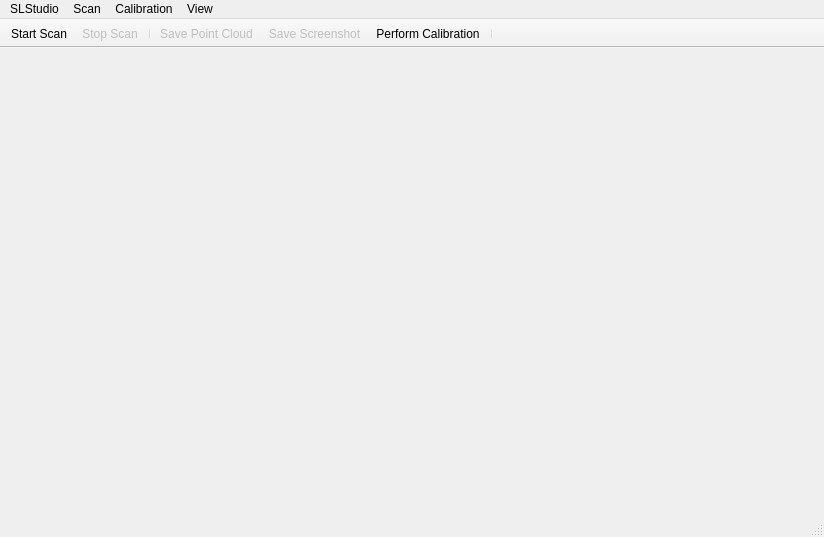
<?xml version="1.0" encoding="UTF-8"?>
<ui version="4.0">
 <class>SLStudio</class>
 <widget class="QMainWindow" name="SLStudio">
  <property name="geometry">
   <rect>
    <x>0</x>
    <y>0</y>
    <width>824</width>
    <height>537</height>
   </rect>
  </property>
  <property name="windowTitle">
   <string>SLStudio</string>
  </property>
  <property name="autoFillBackground">
   <bool>false</bool>
  </property>
  <widget class="QWidget" name="centralWidget">
   <property name="acceptDrops">
    <bool>false</bool>
   </property>
   <property name="layoutDirection">
    <enum>Qt::LeftToRight</enum>
   </property>
   <layout class="QGridLayout" name="gridLayout">
    <item row="0" column="0">
     <widget class="SLPointCloudWidget" name="pointCloudWidget" native="true">
      <property name="enabled">
       <bool>true</bool>
      </property>
      <property name="layoutDirection">
       <enum>Qt::LeftToRight</enum>
      </property>
      <property name="autoFillBackground">
       <bool>false</bool>
      </property>
     </widget>
    </item>
   </layout>
  </widget>
  <widget class="QMenuBar" name="menuBar">
   <property name="geometry">
    <rect>
     <x>0</x>
     <y>0</y>
     <width>824</width>
     <height>25</height>
    </rect>
   </property>
   <widget class="QMenu" name="menuCalibration">
    <property name="title">
     <string>Calibration</string>
    </property>
    <addaction name="actionLoadCalibration"/>
    <addaction name="actionExportCalibration"/>
    <addaction name="actionCalibration"/>
   </widget>
   <widget class="QMenu" name="menuSLStudio">
    <property name="title">
     <string>SLStudio</string>
    </property>
    <addaction name="actionPreferences"/>
    <addaction name="actionQuit"/>
    <addaction name="actionAbout"/>
   </widget>
   <widget class="QMenu" name="menuScan">
    <property name="title">
     <string>Scan</string>
    </property>
    <addaction name="actionStart"/>
    <addaction name="actionStop"/>
    <addaction name="actionSavePointCloud"/>
    <addaction name="actionSaveScreenshot"/>
   </widget>
   <widget class="QMenu" name="menuView">
    <property name="title">
     <string>View</string>
    </property>
    <addaction name="actionUpdatePointClouds"/>
   </widget>
   <addaction name="menuSLStudio"/>
   <addaction name="menuScan"/>
   <addaction name="menuCalibration"/>
   <addaction name="menuView"/>
  </widget>
  <widget class="QToolBar" name="toolBar">
   <property name="enabled">
    <bool>true</bool>
   </property>
   <property name="font">
    <font>
     <italic>false</italic>
     <strikeout>false</strikeout>
    </font>
   </property>
   <property name="windowTitle">
    <string>toolBar</string>
   </property>
   <property name="movable">
    <bool>false</bool>
   </property>
   <property name="toolButtonStyle">
    <enum>Qt::ToolButtonTextUnderIcon</enum>
   </property>
   <attribute name="toolBarArea">
    <enum>TopToolBarArea</enum>
   </attribute>
   <attribute name="toolBarBreak">
    <bool>false</bool>
   </attribute>
   <addaction name="actionStart"/>
   <addaction name="actionStop"/>
   <addaction name="separator"/>
   <addaction name="actionSavePointCloud"/>
   <addaction name="actionSaveScreenshot"/>
   <addaction name="actionCalibration"/>
   <addaction name="separator"/>
  </widget>
  <widget class="QStatusBar" name="statusBar"/>
  <action name="actionQuit">
   <property name="text">
    <string>&amp;Quit</string>
   </property>
   <property name="menuRole">
    <enum>QAction::QuitRole</enum>
   </property>
  </action>
  <action name="actionStart">
   <property name="text">
    <string>Start Scan</string>
   </property>
  </action>
  <action name="actionStop">
   <property name="enabled">
    <bool>false</bool>
   </property>
   <property name="text">
    <string>Stop Scan</string>
   </property>
  </action>
  <action name="actionCalibration">
   <property name="text">
    <string>Perform Calibration</string>
   </property>
  </action>
  <action name="actionLoadCalibration">
   <property name="text">
    <string>Load Calibration</string>
   </property>
  </action>
  <action name="actionExportCalibration">
   <property name="text">
    <string>Export Calibration</string>
   </property>
  </action>
  <action name="actionPreferences">
   <property name="text">
    <string>&amp;Preferences</string>
   </property>
  </action>
  <action name="actionSavePointCloud">
   <property name="enabled">
    <bool>false</bool>
   </property>
   <property name="text">
    <string>Save Point Cloud</string>
   </property>
  </action>
  <action name="actionSaveScreenshot">
   <property name="enabled">
    <bool>false</bool>
   </property>
   <property name="text">
    <string>Save Screenshot</string>
   </property>
  </action>
  <action name="actionTracking">
   <property name="enabled">
    <bool>false</bool>
   </property>
   <property name="text">
    <string>Start Tracking</string>
   </property>
  </action>
  <action name="actionAbout">
   <property name="text">
    <string>About</string>
   </property>
   <property name="menuRole">
    <enum>QAction::AboutRole</enum>
   </property>
  </action>
  <action name="actionTracker">
   <property name="checkable">
    <bool>true</bool>
   </property>
   <property name="checked">
    <bool>true</bool>
   </property>
   <property name="text">
    <string>Tracker</string>
   </property>
  </action>
  <action name="actionUpdatePointClouds">
   <property name="checkable">
    <bool>true</bool>
   </property>
   <property name="checked">
    <bool>true</bool>
   </property>
   <property name="text">
    <string>Update Point Clouds</string>
   </property>
  </action>
 </widget>
 <layoutdefault spacing="6" margin="11"/>
 <customwidgets>
  <customwidget>
   <class>SLPointCloudWidget</class>
   <extends>QWidget</extends>
   <header>SLPointCloudWidget.h</header>
   <container>1</container>
   <slots>
    <slot>saveScreenShot()</slot>
    <slot>savePointCloud()</slot>
   </slots>
  </customwidget>
 </customwidgets>
 <resources/>
 <connections>
  <connection>
   <sender>actionStart</sender>
   <signal>triggered()</signal>
   <receiver>SLStudio</receiver>
   <slot>onActionStart()</slot>
   <hints>
    <hint type="sourcelabel">
     <x>-1</x>
     <y>-1</y>
    </hint>
    <hint type="destinationlabel">
     <x>450</x>
     <y>387</y>
    </hint>
   </hints>
  </connection>
  <connection>
   <sender>actionStop</sender>
   <signal>triggered()</signal>
   <receiver>SLStudio</receiver>
   <slot>onActionStop()</slot>
   <hints>
    <hint type="sourcelabel">
     <x>-1</x>
     <y>-1</y>
    </hint>
    <hint type="destinationlabel">
     <x>457</x>
     <y>374</y>
    </hint>
   </hints>
  </connection>
  <connection>
   <sender>actionQuit</sender>
   <signal>triggered()</signal>
   <receiver>SLStudio</receiver>
   <slot>close()</slot>
   <hints>
    <hint type="sourcelabel">
     <x>-1</x>
     <y>-1</y>
    </hint>
    <hint type="destinationlabel">
     <x>450</x>
     <y>387</y>
    </hint>
   </hints>
  </connection>
  <connection>
   <sender>actionCalibration</sender>
   <signal>triggered()</signal>
   <receiver>SLStudio</receiver>
   <slot>onActionCalibration()</slot>
   <hints>
    <hint type="sourcelabel">
     <x>-1</x>
     <y>-1</y>
    </hint>
    <hint type="destinationlabel">
     <x>450</x>
     <y>387</y>
    </hint>
   </hints>
  </connection>
  <connection>
   <sender>actionPreferences</sender>
   <signal>triggered()</signal>
   <receiver>SLStudio</receiver>
   <slot>onActionPreferences()</slot>
   <hints>
    <hint type="sourcelabel">
     <x>-1</x>
     <y>-1</y>
    </hint>
    <hint type="destinationlabel">
     <x>450</x>
     <y>387</y>
    </hint>
   </hints>
  </connection>
  <connection>
   <sender>actionExportCalibration</sender>
   <signal>triggered()</signal>
   <receiver>SLStudio</receiver>
   <slot>onActionExportCalibration()</slot>
   <hints>
    <hint type="sourcelabel">
     <x>-1</x>
     <y>-1</y>
    </hint>
    <hint type="destinationlabel">
     <x>450</x>
     <y>387</y>
    </hint>
   </hints>
  </connection>
  <connection>
   <sender>actionSaveScreenshot</sender>
   <signal>triggered()</signal>
   <receiver>pointCloudWidget</receiver>
   <slot>saveScreenShot()</slot>
   <hints>
    <hint type="sourcelabel">
     <x>-1</x>
     <y>-1</y>
    </hint>
    <hint type="destinationlabel">
     <x>450</x>
     <y>349</y>
    </hint>
   </hints>
  </connection>
  <connection>
   <sender>actionSavePointCloud</sender>
   <signal>triggered()</signal>
   <receiver>pointCloudWidget</receiver>
   <slot>savePointCloud()</slot>
   <hints>
    <hint type="sourcelabel">
     <x>-1</x>
     <y>-1</y>
    </hint>
    <hint type="destinationlabel">
     <x>450</x>
     <y>349</y>
    </hint>
   </hints>
  </connection>
  <connection>
   <sender>actionLoadCalibration</sender>
   <signal>triggered()</signal>
   <receiver>SLStudio</receiver>
   <slot>onActionLoadCalibration()</slot>
   <hints>
    <hint type="sourcelabel">
     <x>-1</x>
     <y>-1</y>
    </hint>
    <hint type="destinationlabel">
     <x>401</x>
     <y>268</y>
    </hint>
   </hints>
  </connection>
  <connection>
   <sender>actionAbout</sender>
   <signal>triggered()</signal>
   <receiver>SLStudio</receiver>
   <slot>onActionAbout()</slot>
   <hints>
    <hint type="sourcelabel">
     <x>-1</x>
     <y>-1</y>
    </hint>
    <hint type="destinationlabel">
     <x>411</x>
     <y>268</y>
    </hint>
   </hints>
  </connection>
 </connections>
 <slots>
  <slot>onActionStart()</slot>
  <slot>onActionStop()</slot>
  <slot>onActionCalibration()</slot>
  <slot>onActionPreferences()</slot>
  <slot>onActionExportCalibration()</slot>
  <slot>onActionTracker()</slot>
  <slot>onActionLoadCalibration()</slot>
  <slot>onActionHistogram()</slot>
  <slot>onActionShading()</slot>
  <slot>onActionAbout()</slot>
  <slot>onActionDecoderUp()</slot>
  <slot>onActionDecoderVp()</slot>
 </slots>
</ui>
